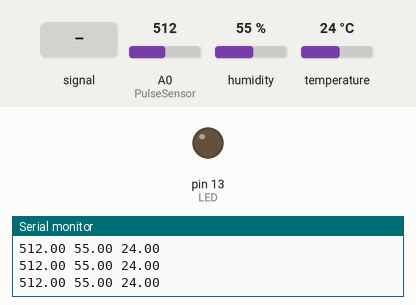
Bench run of a sketch on a simulated Arduino Uno, built with avr-gcc and run on an emulated ATmega328P. Parts: output pins drawn as LEDs (lit = HIGH), the last lines printed to the serial monitor. Inputs (shaded band) come from the test bench; at power-on: A0 (PulseSensor) = 512, humidity 55 %, temperature 24 °C.

Above: at 1.2 s.
1.3 s: A0 (PulseSensor) fed a 200 Hz sine of ±81 counts around its level
At 2.14 s:
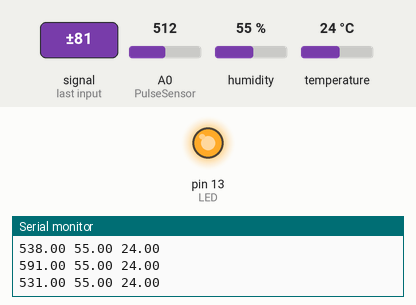
4.8 s: A0 (PulseSensor) set to 530
10.9 s: A0 (PulseSensor) set to 513
At 11.5 s:
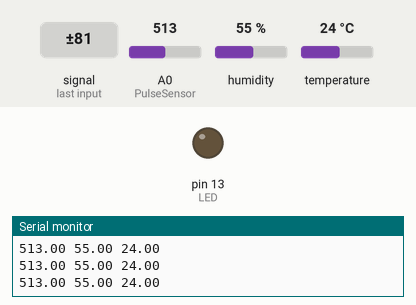
12.4 s: A0 (PulseSensor) set to 716
At 13.7 s:
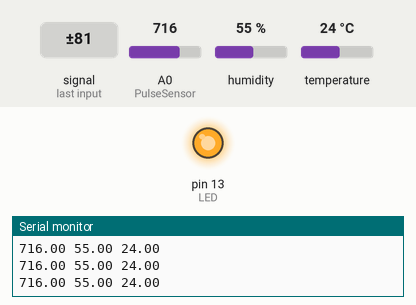
Timing chart, 0 to 14.9 s (numbered marks = the images above; inputs shaded):
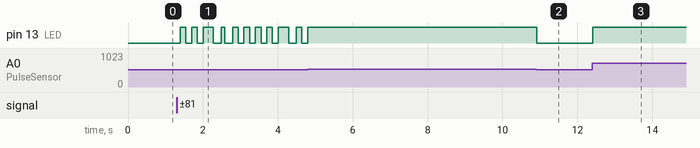

The sketch:

Polygraph_Arduino.ino
```cpp
#include "DHT.h"

#define DHTTYPE DHT11
#define DHTPIN 2                 // DHT sensor connected to digital pin 2
DHT dht(DHTPIN, DHTTYPE);        // Sets up DHT sensor

int PulseSensor = 0;             // Pulse sensor connected to analog pin 0
int LED = 13;                    // LED that blinks whenever a heartbeat is detected
float Signal;                    // Value read from the pulse sensor
int Threshold = 520;             // The treshold for a heartbeat


void setup() {
  pinMode(LED,OUTPUT);           // Set up output LED
  Serial.begin(9600);            // Set up Serial communication
  dht.begin();                   // Initialize DHT sensor
}


void loop() {

   // Read the pulse sensor's value
   Signal = analogRead(PulseSensor);

   // If the signal is above "520", then "turn-on" the LED.
   if(Signal > Threshold){
     digitalWrite(LED,HIGH);
   } else {
     digitalWrite(LED,LOW);
   }

  // Read humidity data as %
  float h = dht.readHumidity();

  // Read temperature as Celsius
  float t = dht.readTemperature();

  // Check if read failed
  if (isnan(h) || isnan(t)) {
    return;
  }
  // Print data from sensors
  Serial.println(String(Signal) + ' ' + String(h) + ' ' + String(t));
  delay(50);


}
```

Measured:
- after the input at 1.3 s, pin 13 (LED): LOW → HIGH after 0.10 s, → LOW 0.15 s later, → HIGH 0.15 s later, → LOW 0.15 s later, … (21 changes in this stretch)
- after the input at 4.8 s, pin 13 (LED): stops changing and stays HIGH
- after the input at 10.9 s, pin 13 (LED): HIGH → LOW at once
- after the input at 12.4 s, pin 13 (LED): LOW → HIGH at once
